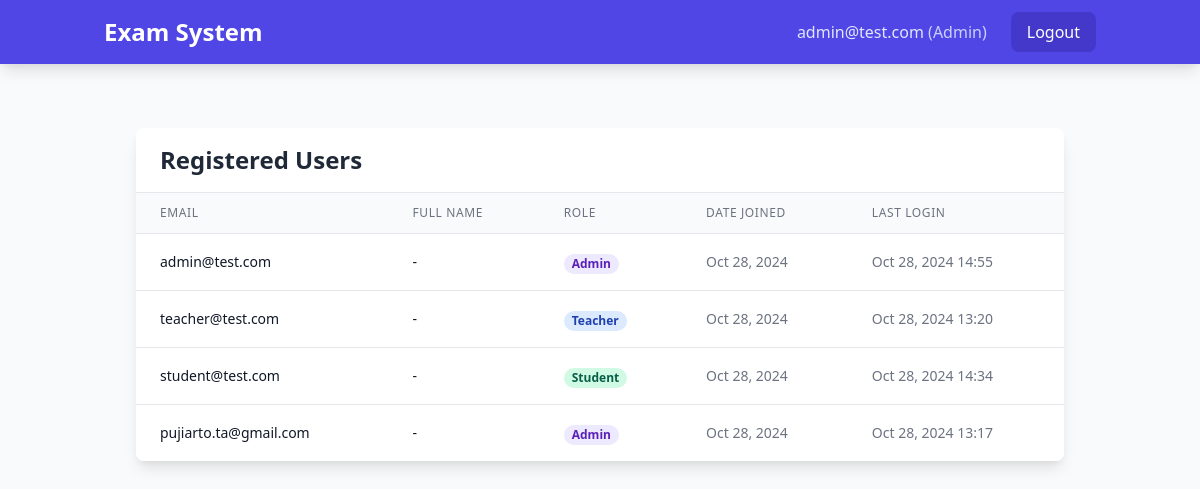
Page /otosapp/admin/users/ (signed in) on the earlier database version.
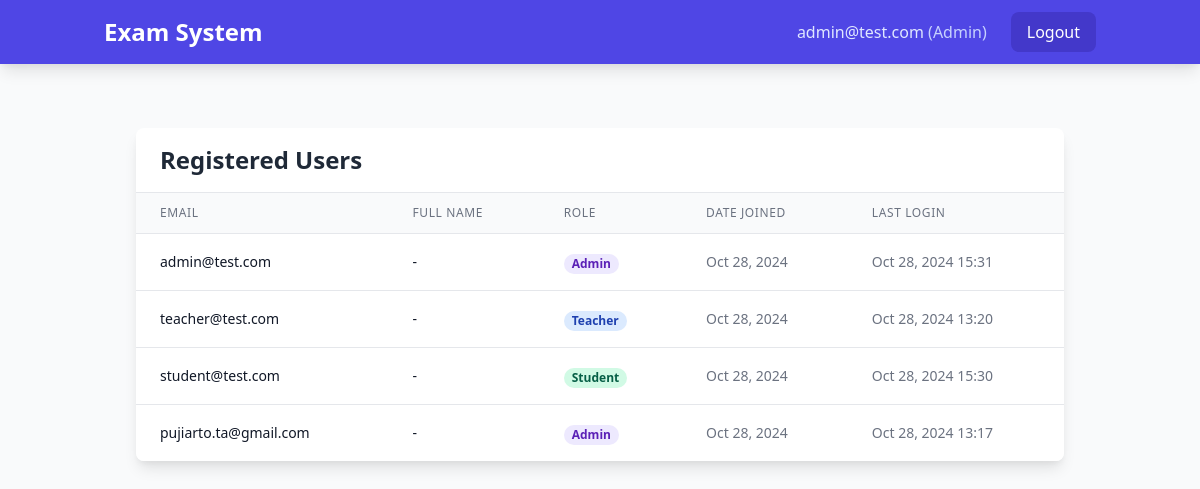
Same page on the later database version.
### otosapp/models.py (models this page shows, shortened)
class User(AbstractUser):
    email = models.EmailField(unique=True)
    USERNAME_FIELD = 'email'
    REQUIRED_FIELDS = ['username']
    role = models.ForeignKey('Role', on_delete=models.SET_NULL, null=True)
    groups = models.ManyToManyField(
        Group,
        related_name="custom_user_set",  # Add a custom related name here
        blank=True,
        help_text="The groups this user belongs to.",
        verbose_name="groups"
    )
    user_permissions = models.ManyToManyField(
        Permission,
        related_name="custom_user_permissions",  # Add a custom related name here
        blank=True,
        help_text="Specific permissions for this user.",
        verbose_name="user permissions"
    )

class Role(models.Model):
    role_name = models.CharField(max_length=200, unique=True)

### otosapp/views.py (the view)
# urls.py: path('admin/users/', views.user_list, name='user_list'),
@login_required
@admin_required
def user_list(request):
    users = User.objects.all().order_by('-date_joined')
    return render(request, 'admin/user_list.html', {'users': users})

### otosapp/templates/admin/user_list.html (shortened to what this page needs)
{% extends 'base.html' %}
{% block content %}
<div class="max-w-6xl mx-auto py-8 px-4 sm:px-6 lg:px-8">
    <div class="bg-white shadow-lg rounded-lg overflow-hidden">
        <div class="px-6 py-4 border-b border-gray-200">
            <h2 class="text-2xl font-bold text-gray-800">Registered Users</h2>
        </div>
        <div class="overflow-x-auto">
            <table class="min-w-full divide-y divide-gray-200">
                <thead class="bg-gray-50">
                    <tr>
                        <th class="px-6 py-3 text-left text-xs font-medium text-gray-500 uppercase tracking-wider">Email</th>
                        <th class="px-6 py-3 text-left text-xs font-medium text-gray-500 uppercase tracking-wider">Full Name</th>
                        <th class="px-6 py-3 text-left text-xs font-medium text-gray-500 uppercase tracking-wider">Role</th>
                        <th class="px-6 py-3 text-left text-xs font-medium text-gray-500 uppercase tracking-wider">Date Joined</th>
                        <th class="px-6 py-3 text-left text-xs font-medium text-gray-500 uppercase tracking-wider">Last Login</th>
                    </tr>
                </thead>
                <tbody class="bg-white divide-y divide-gray-200">
                    {% for user in users %}
                    <tr class="hover:bg-gray-50">
                        <td class="px-6 py-4 whitespace-nowrap">
                            <div class="text-sm text-gray-900">{{ user.email }}</div>
                        </td>
                        <td class="px-6 py-4 whitespace-nowrap">
                            <div class="text-sm text-gray-900">{{ user.get_full_name|default:"-" }}</div>
                        </td>
                        <td class="px-6 py-4 whitespace-nowrap">
                            <span class="px-2 inline-flex text-xs leading-5 font-semibold rounded-full
                                {% if user.role.role_name == 'Admin' %}bg-purple-100 text-purple-800
                                {% elif user.role.role_name == 'Teacher' %}bg-blue-100 text-blue-800
                                {% else %}bg-green-100 text-green-800{% endif %}">
                                {{ user.role.role_name }}
                            </span>
                        </td>
                        <td class="px-6 py-4 whitespace-nowrap text-sm text-gray-500">
                            {{ user.date_joined|date:"M d, Y" }}
                        </td>
                        <td class="px-6 py-4 whitespace-nowrap text-sm text-gray-500">
                            {{ user.last_login|date:"M d, Y H:i"|default:"-" }}
                        </td>
                    </tr>
                    {% empty %}
                    <tr>
                        <td colspan="5" class="px-6 py-4 text-center text-sm text-gray-500">
                            No users found.
                        </td>
                    </tr>
                    {% endfor %}
                </tbody>
            </table>
        </div>
    </div>
</div>
{% endblock %}

### otosapp/templates/base.html (shortened to what this page needs)
<!DOCTYPE html>
<html lang="en">
<head>
    <link href="https://cdn.jsdelivr.net/npm/tailwindcss@2.2.19/dist/tailwind.min.css" rel="stylesheet">
</head>
<body class="bg-gray-50 min-h-screen">
    <nav class="bg-indigo-600 shadow-lg">
        <div class="container mx-auto px-4 py-3">
            <div class="flex justify-between items-center">
                <a href="{% url 'home' %}" class="text-2xl font-bold text-white hover:text-indigo-100 transition">
                    Exam System
                </a>
                {% if user.is_authenticated %}
                    <div class="flex items-center space-x-6">
                        <span class="text-indigo-100">
                            <span class="font-medium">{{ user.email }}</span>
                            <span class="text-indigo-200">({{ user.role.role_name }})</span>
                        </span>
                        <form action="{% url 'logout' %}" method="post" class="inline">
                            <button type="submit" class="px-4 py-2 bg-indigo-700 text-white rounded-lg hover:bg-indigo-800 transition">
                                Logout
                            </button>
                        </form>
                    </div>
                {% endif %}
            </div>
        </div>
    </nav>
    <main class="container mx-auto px-4 py-8">
        {% block content %}{% endblock %}
    </main>
</body>
</html>

Differences in the rows shown:
changed User "admin@test.com": last_login "Oct 28, 2024 14:55" → "Oct 28, 2024 15:31"
changed User "student@test.com": last_login "Oct 28, 2024 14:34" → "Oct 28, 2024 15:30"
